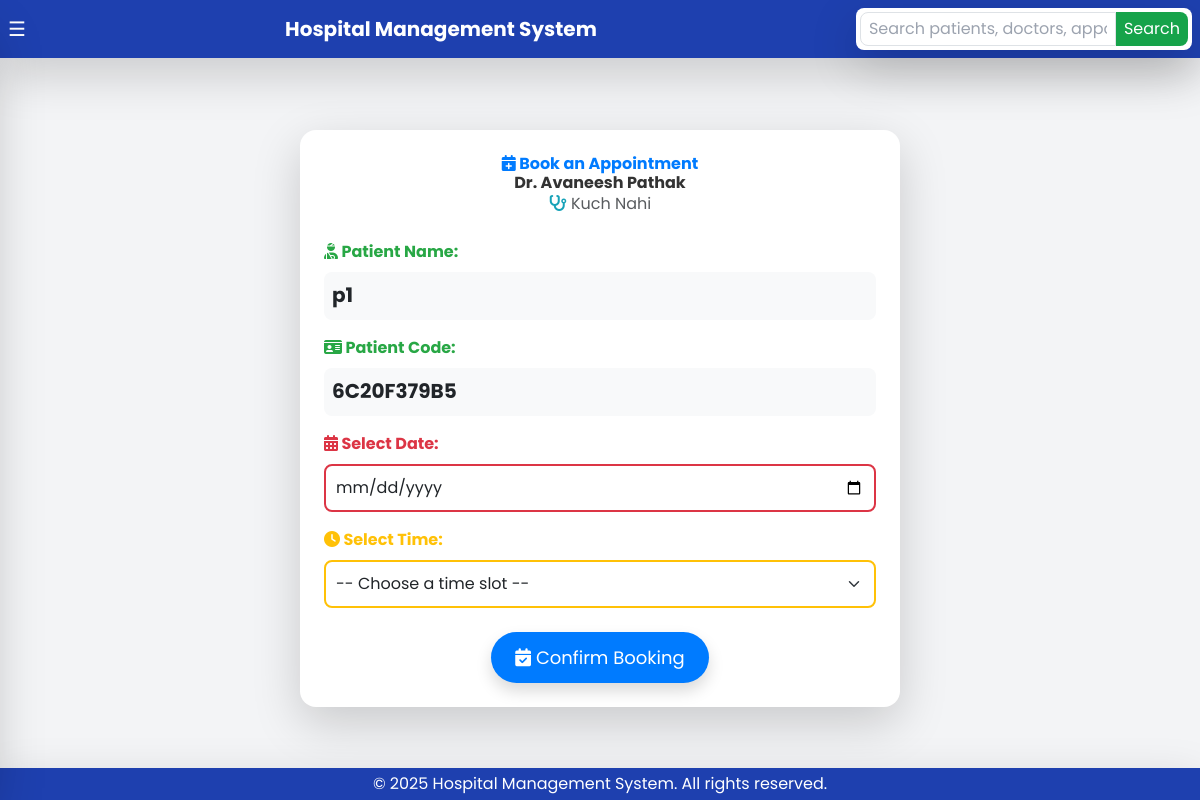
Page /book-appointment/1/ (signed in) on the committed database.
### hms/models.py (models this page shows, shortened)
class Doctor(models.Model):
    created_at = models.DateTimeField(default=now)
    user = models.OneToOneField(CustomUser, on_delete=models.CASCADE, related_name="doctor")
    specialization = models.CharField(max_length=255)
    contact_number = models.CharField(max_length=15)
    availability = models.CharField(max_length=255, default="9 AM - 5 PM")

class CustomUser(AbstractUser):
    GENDER_CHOICES = (
        ('male', 'Male'),
        ('female', 'Female'),
        ('other', 'Other'),
    )
    full_name = models.CharField(max_length=255, blank=True, null=True)
    contact_number = models.CharField(max_length=15, blank=True, null=True)
    address = models.TextField(blank=True, null=True)
    gender = models.CharField(max_length=10, choices=GENDER_CHOICES, blank=True, null=True)
    groups = models.ManyToManyField(Group, related_name="customuser_groups", blank=True)
    user_permissions = models.ManyToManyField(Permission, related_name="customuser_permissions", blank=True)

class Patient(models.Model):
    BLOOD_GROUP_CHOICES = [
        ('A+', 'A+'), ('A-', 'A-'), ('B+', 'B+'), ('B-', 'B-'),
        ('O+', 'O+'), ('O-', 'O-'), ('AB+', 'AB+'), ('AB-', 'AB-')
    ]
    RELATIONSHIP_CHOICES = [
        ('father', 'Father'),
        ('mother', 'Mother'),
        ('son', 'Son'),
        ('daughter', 'Daughter'),
        ('spouse', 'Spouse'),
        ('friend', 'Friend'),
        ('other', 'Other'),
    ]
    patient_code = models.CharField(max_length=15, unique=True, editable=False, blank=True, null=True)
    created_at = models.DateTimeField(default=now)
    user = models.OneToOneField(CustomUser, on_delete=models.CASCADE, related_name="patient")
    date_of_birth = models.DateField(blank=True, null=True)
    age = models.PositiveIntegerField(blank=True, null=True)  # Age field
    contact_number = models.CharField(max_length=15, blank=True, null=True)
    address = models.TextField(blank=True, null=True)
    gender = models.CharField(max_length=10, choices=CustomUser.GENDER_CHOICES, blank=True, null=True)
    aadhar_number = models.CharField(max_length=12, unique=True, validators=[MinLengthValidator(12)], blank=True, null=True)
    blood_group = models.CharField(max_length=3, blank=True, null=True, choices=BLOOD_GROUP_CHOICES)
    email = models.EmailField(unique=True, blank=True, null=True)
    allergies = models.TextField(blank=True, null=True)  # Known allergies
    medical_history = models.TextField(blank=True, null=True)  # Past medical history
    current_medications = models.TextField(blank=True, null=True)  # Current medications
    emergency_contact_name = models.CharField(max_length=255, blank=True, null=True)
    emergency_contact_number = models.CharField(max_length=15, blank=True, null=True)
    emergency_contact_relationship = models.CharField(max_length=50, blank=True, null=True, choices=RELATIONSHIP_CHOICES)
    accompanying_person_name = models.CharField(max_length=255, blank=True, null=True)
    accompanying_person_contact = models.CharField(max_length=15, blank=True, null=True)
    accompanying_person_relationship = models.CharField(max_length=50, blank=True, null=True, choices=RELATIONSHIP_CHOICES)
    accompanying_person_address = models.TextField(blank=True, null=True)
    profile_picture = models.ImageField(upload_to='patient_profiles/', blank=True, null=True)

### hms/views.py (the view, shortened to what this page needs)
# urls.py: path('book-appointment/<int:doctor_id>/', book_appointment, name='book_appointment'),
@login_required
def book_appointment(request, doctor_id):
    doctor = get_object_or_404(Doctor, id=doctor_id)
    try:
        patient = request.user.patient  # Assuming OneToOne relation with CustomUser
    except Patient.DoesNotExist:
        messages.error(request, "You must be a registered patient to book an appointment.")
        return redirect("dashboard")  # Redirect to a relevant page
    return render(request, 'hms/book_appointment.html', {'doctor': doctor, 'patient': patient})

### hms/templates/hms/book_appointment.html (shortened to what this page needs)
{% extends 'hms/base.html' %}
{% block content %}
<div class="container mt-5">
    <div class="card shadow-lg border-0 rounded-4 p-4" style="max-width: 600px; margin: auto; background: #ffffff;">
        <h2 class="text-center" style="color: #007bff; font-weight: bold;">
            <i class="fas fa-calendar-plus"></i> Book an Appointment
        </h2>
        <div class="text-center mb-4">
            <h4 class="fw-bold" style="color: #333;">Dr. {{ doctor.user.full_name }}</h4>
            <p class="text-muted" style="font-size: 16px;">
                <i class="fas fa-stethoscope" style="color: #17a2b8;"></i> {{ doctor.specialization }}
            </p>
        </div>
        <form method="POST" class="needs-validation" novalidate>
            <div class="row g-3">
                <div class="col-12">
                    <label class="form-label fw-bold" style="color: #28a745;">
                        <i class="fas fa-user-injured"></i> Patient Name:
                    </label>
                    <p class="form-control-lg rounded-3 bg-light p-2">
                        <strong>{{ patient.user.full_name }}</strong>
                    </p>
                </div>
                <div class="col-12">
                    <label class="form-label fw-bold" style="color: #28a745;">
                        <i class="fas fa-id-card"></i> Patient Code:
                    </label>
                    <p class="form-control-lg rounded-3 bg-light p-2">
                        <strong>{{ patient.patient_code }}</strong>
                    </p>
                </div>
                <div class="col-12">
                    <label for="date" class="form-label fw-bold" style="color: #dc3545;">
                        <i class="fas fa-calendar-alt"></i> Select Date:
                    </label>
                    <input type="date" id="date" name="date" class="form-control form-control-lg rounded-3" required
                        min="{{ today }}"
                        style="border: 2px solid #dc3545; padding: 10px; font-size: 16px;">
                </div>
                <div class="col-12">
                    <label for="time" class="form-label fw-bold" style="color: #ffc107;">
                        <i class="fas fa-clock"></i> Select Time:
                    </label>
                    <select name="time" id="time" class="form-select form-control-lg rounded-3" required
                        style="border: 2px solid #ffc107; padding: 10px; font-size: 16px;">
                        <option value="">-- Choose a time slot --</option>
                    </select>
                </div>
                <div class="col-12 text-center mt-4">
                    <button type="submit" class="btn btn-primary btn-lg px-4 shadow rounded-pill"
                        style="background-color: #007bff; border: none; padding: 12px 30px; font-size: 18px;">
                        <i class="fas fa-calendar-check"></i> Confirm Booking
                    </button>
                </div>
            </div>
        </form>
    </div>
</div>
<link rel="stylesheet" href="https://cdnjs.cloudflare.com/ajax/libs/font-awesome/6.4.2/css/all.min.css">
{% endblock %}

### hms/templates/hms/base.html (style rules this page uses)
body { font-family: 'Poppins', sans-serif; }

### rows in the picture
Doctor: user.full_name "Avaneesh Pathak", specialization "Kuch Nahi"
Patient: user.full_name "p1", patient_code "6C20F379B5"
